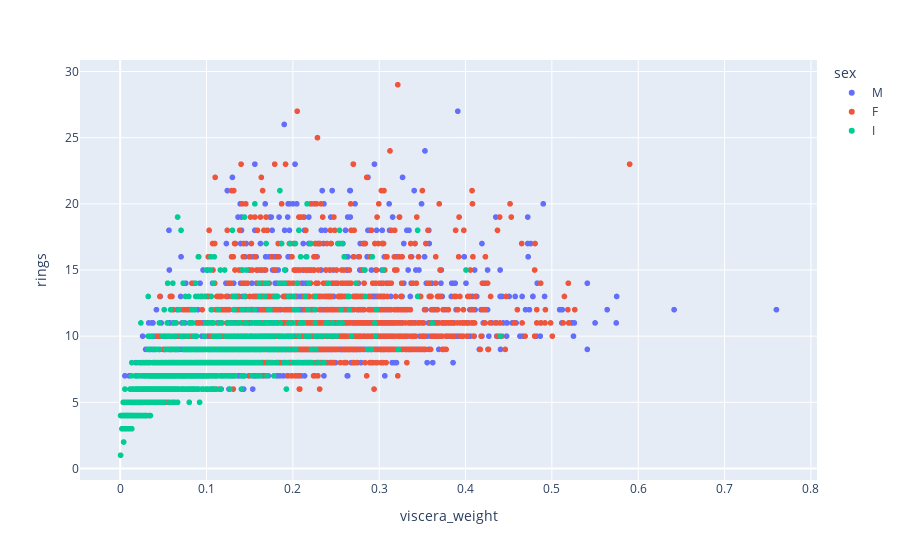

The cell this chart's notebook holds for it:
### Code cell
figure=px.scatter(data_frame=data,x='viscera_weight',y='rings',color='sex')
figure.show()

### Figure 1 — Plotly figure (JSON) as saved in the notebook; plotly's stock layout.template omitted (floating-point values rounded to 4 significant figures; data arrays with more than 128 entries replaced by an {"elided": "..."} marker saying what was removed)
{"data": [{"hovertemplate": "sex=M<br>viscera_weight=%{x}<br>rings=%{y}<extra></extra>", "legendgroup": "M", "marker": {"color": "#636efa", "symbol": "circle"}, "mode": "markers", "name": "M", "showlegend": true, "x": {"elided": "1528 float values"}, "xaxis": "x", "y": {"elided": "1528 int values"}, "yaxis": "y", "type": "scattergl"}, {"hovertemplate": "sex=F<br>viscera_weight=%{x}<br>rings=%{y}<extra></extra>", "legendgroup": "F", "marker": {"color": "#EF553B", "symbol": "circle"}, "mode": "markers", "name": "F", "showlegend": true, "x": {"elided": "1307 float values"}, "xaxis": "x", "y": {"elided": "1307 int values"}, "yaxis": "y", "type": "scattergl"}, {"hovertemplate": "sex=I<br>viscera_weight=%{x}<br>rings=%{y}<extra></extra>", "legendgroup": "I", "marker": {"color": "#00cc96", "symbol": "circle"}, "mode": "markers", "name": "I", "showlegend": true, "x": {"elided": "1342 float values"}, "xaxis": "x", "y": {"elided": "1342 int values"}, "yaxis": "y", "type": "scattergl"}], "layout": {"xaxis": {"anchor": "y", "domain": [0, 1], "title": {"text": "viscera_weight"}}, "yaxis": {"anchor": "x", "domain": [0, 1], "title": {"text": "rings"}}, "legend": {"title": {"text": "sex"}, "tracegroupgap": 0}, "margin": {"t": 60}}}
